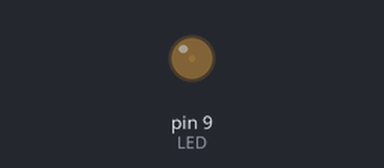
This sketch was run on a simulated Arduino Uno, built with avr-gcc and run on an emulated ATmega328P. Shown: output pins drawn as LEDs (lit = HIGH).

Above: at 0.05 s.
At 1.15 s:
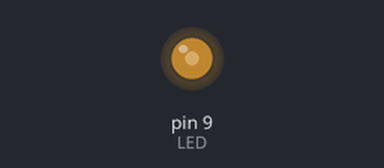
At 2.3 s:
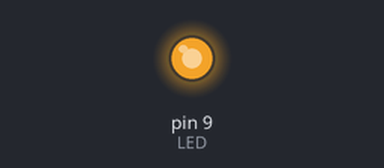
At 4.6 s:
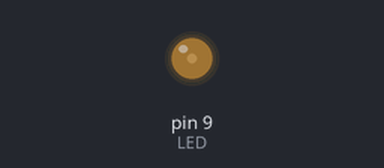
Timing chart, 0 to 6.7 s (numbered marks = the images above):
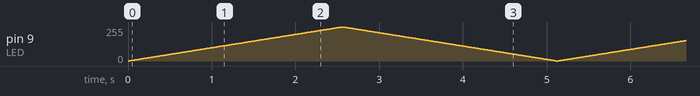

The sketch:

fade.ino
```cpp
const int LED = 9;

// the setup function runs once when you press reset or power the board
void setup() {
  // initialize digital pin LED as an output.
  pinMode(LED, OUTPUT);
}

// the loop function runs over and over again forever
void loop() {

  for (int i = 0; i <= 255; i++) {
    analogWrite(LED, i);
    delay(10);
  }

  for (int i = 255; i >= 0; i--) {
    analogWrite(LED, i);
    delay(10);
  }
}
```
